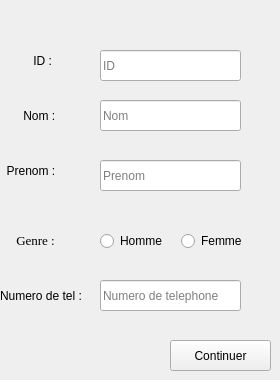
      <widget class="QWidget" name="page_51">
       <widget class="QLineEdit" name="Telemp">
        <property name="geometry">
         <rect>
          <x>100</x>
          <y>280</y>
          <width>141</width>
          <height>31</height>
         </rect>
        </property>
        <property name="styleSheet">
         <string notr="true"/>
        </property>
        <property name="inputMask">
         <string/>
        </property>
        <property name="readOnly">
         <bool>false</bool>
        </property>
        <property name="placeholderText">
         <string>Numero de telephone</string>
        </property>
       </widget>
       <widget class="QPushButton" name="Continuer_2">
        <property name="geometry">
         <rect>
          <x>170</x>
          <y>340</y>
          <width>101</width>
          <height>31</height>
         </rect>
        </property>
        <property name="toolTip">
         <string>Continuer</string>
        </property>
        <property name="styleSheet">
         <string notr="true"/>
        </property>
        <property name="text">
         <string>Continuer</string>
        </property>
        <property name="icon">
         <iconset>
          <normaloff>:/new/prefix1/Images/check.png</normaloff>:/new/prefix1/Images/check.png</iconset>
        </property>
       </widget>
       <widget class="QLabel" name="label_223">
        <property name="geometry">
         <rect>
          <x>-10</x>
          <y>150</y>
          <width>81</width>
          <height>41</height>
         </rect>
        </property>
        <property name="styleSheet">
         <string notr="true"/>
        </property>
        <property name="text">
         <string>     Prenom :</string>
        </property>
        <property name="margin">
         <number>1</number>
        </property>
       </widget>
       <widget class="QLineEdit" name="nomemp">
        <property name="geometry">
         <rect>
          <x>100</x>
          <y>100</y>
          <width>141</width>
          <height>31</height>
         </rect>
        </property>
        <property name="styleSheet">
         <string notr="true"/>
        </property>
        <property name="readOnly">
         <bool>false</bool>
        </property>
        <property name="placeholderText">
         <string>Nom</string>
        </property>
        <property name="clearButtonEnabled">
         <bool>false</bool>
        </property>
       </widget>
       <widget class="QLineEdit" name="IDemp">
        <property name="geometry">
         <rect>
          <x>100</x>
          <y>50</y>
          <width>141</width>
          <height>31</height>
         </rect>
        </property>
        <property name="styleSheet">
         <string notr="true"/>
        </property>
        <property name="readOnly">
         <bool>false</bool>
        </property>
        <property name="placeholderText">
         <string>ID</string>
        </property>
        <property name="clearButtonEnabled">
         <bool>false</bool>
        </property>
       </widget>
       <widget class="QLabel" name="label_224">
        <property name="geometry">
         <rect>
          <x>0</x>
          <y>280</y>
          <width>91</width>
          <height>31</height>
         </rect>
        </property>
        <property name="styleSheet">
         <string notr="true"/>
        </property>
        <property name="text">
         <string>Numero de tel :</string>
        </property>
        <property name="margin">
         <number>1</number>
        </property>
       </widget>
       <widget class="QLabel" name="Genre_2">
        <property name="geometry">
         <rect>
          <x>0</x>
          <y>220</y>
          <width>71</width>
          <height>41</height>
         </rect>
        </property>
        <property name="font">
         <font>
          <family>Times New Roman</family>
          <pointsize>10</pointsize>
          <weight>9</weight>
          <italic>false</italic>
          <bold>false</bold>
         </font>
        </property>
        <property name="styleSheet">
         <string notr="true"/>
        </property>
        <property name="text">
         <string>     Genre :</string>
        </property>
       </widget>
       <widget class="QWidget" name="layoutWidget_2">
        <property name="geometry">
         <rect>
          <x>100</x>
          <y>230</y>
          <width>156</width>
          <height>23</height>
         </rect>
        </property>
        <layout class="QHBoxLayout" name="horizontalLayout_2">
         <item>
          <widget class="QRadioButton" name="radioButton_3">
           <property name="text">
            <string>Homme</string>
           </property>
          </widget>
         </item>
         <item>
          <widget class="QRadioButton" name="radioButton_4">
           <property name="text">
            <string>Femme</string>
           </property>
          </widget>
         </item>
        </layout>
       </widget>
       <widget class="QLabel" name="label_225">
        <property name="geometry">
         <rect>
          <x>0</x>
          <y>100</y>
          <width>71</width>
          <height>31</height>
         </rect>
        </property>
        <property name="whatsThis">
         <string>&lt;html&gt;&lt;head/&gt;&lt;body&gt;&lt;p align=&quot;center&quot;&gt;&lt;br/&gt;&lt;/p&gt;&lt;/body&gt;&lt;/html&gt;</string>
        </property>
        <property name="styleSheet">
         <string notr="true"/>
        </property>
        <property name="text">
         <string>       Nom :</string>
        </property>
       </widget>
       <widget class="QLabel" name="label_226">
        <property name="geometry">
         <rect>
          <x>0</x>
          <y>40</y>
          <width>71</width>
          <height>41</height>
         </rect>
        </property>
        <property name="whatsThis">
         <string>&lt;html&gt;&lt;head/&gt;&lt;body&gt;&lt;p align=&quot;center&quot;&gt;&lt;br/&gt;&lt;/p&gt;&lt;/body&gt;&lt;/html&gt;</string>
        </property>
        <property name="styleSheet">
         <string notr="true"/>
        </property>
        <property name="text">
         <string>          ID :</string>
        </property>
       </widget>
       <widget class="QLineEdit" name="prenomemp">
        <property name="geometry">
         <rect>
          <x>100</x>
          <y>160</y>
          <width>141</width>
          <height>31</height>
         </rect>
        </property>
        <property name="styleSheet">
         <string notr="true"/>
        </property>
        <property name="inputMask">
         <string/>
        </property>
        <property name="readOnly">
         <bool>false</bool>
        </property>
        <property name="placeholderText">
         <string>Prenom</string>
        </property>
       </widget>
       <widget class="QLabel" name="Gender_label_2">
        <property name="geometry">
         <rect>
          <x>10</x>
          <y>330</y>
          <width>131</width>
          <height>31</height>
         </rect>
        </property>
        <property name="text">
         <string/>
        </property>
       </widget>
      </widget>
